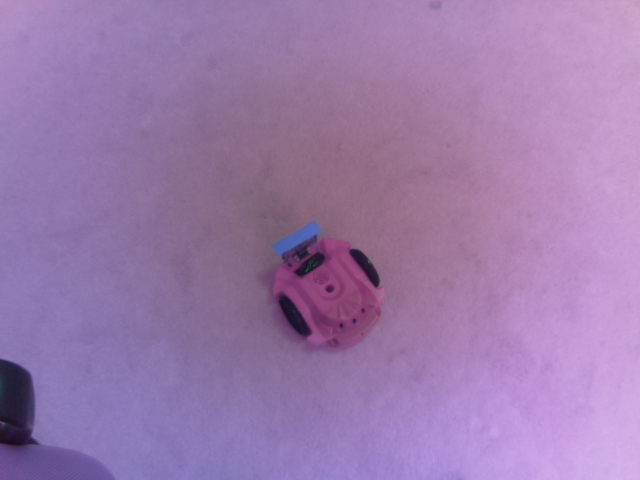
#> input picture imagesBoard/12_02_2018_12_07_09.jpg, 640 x 480 px, found by its file name; its folder holds only this picture in this run
$ python brightness.py
#> lines starting #> are read from the running program, lines starting #| are printed output that depends on the picture; after the words box and inside, x2 and y2 are one past the last pixel; in counts of white or black regions, pixels touching at a corner belong together
#> further down, img is the input picture: shape (480, 640, 3); mean B, G, R 171.6, 123.2, 155.6
import os

import cv2


def increase_brightness(img, value=30):
    """
    Algorithmically increase the brightness of cv2 images.
    """
#> called with value = 50
    hsv = cv2.cvtColor(img, cv2.COLOR_BGR2HSV)
#> hsv: shape (480, 640, 3); mean H, S, V 141.4, 74.2, 173
    h, s, v = cv2.split(hsv)
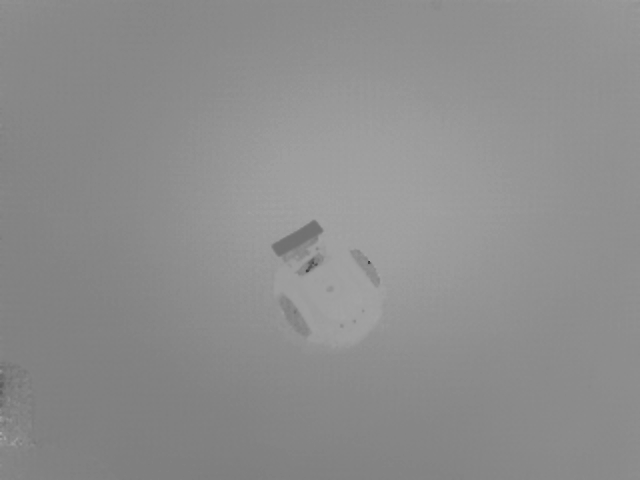
#> h: shape (480, 640); min 55, max 171, mean 141.4
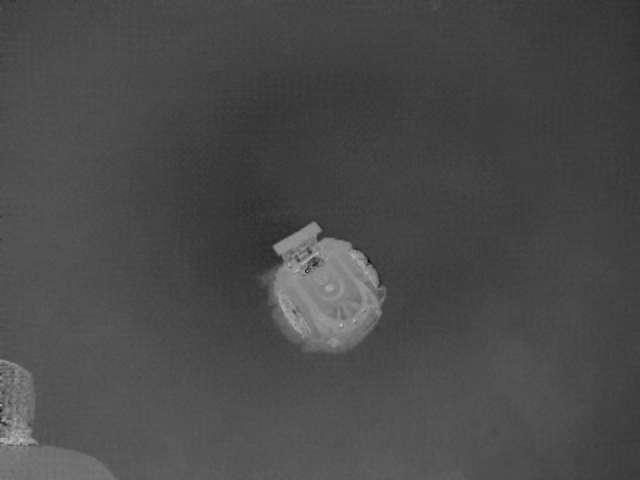
#> s: shape (480, 640); min 10, max 191, mean 74.2
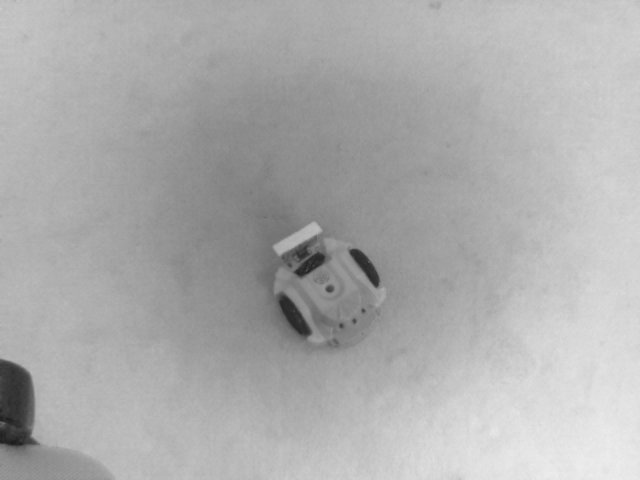
#> v: shape (480, 640); min 27, max 238, mean 173

    lim = 255 - value
    v[v > lim] = 255
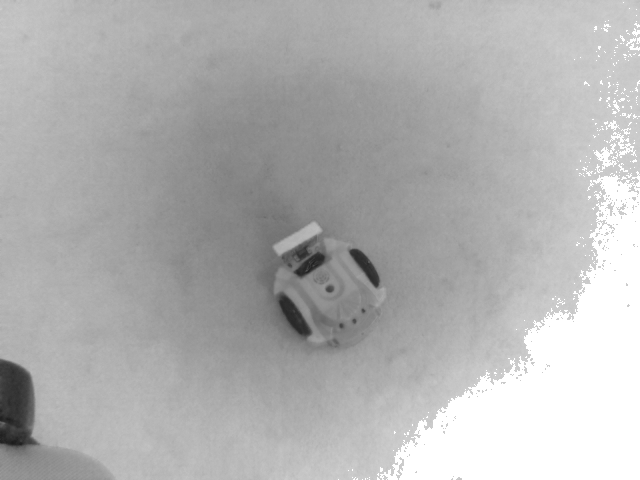
#> v: shape (480, 640); 11.85% of pixels changed, all inside (x1, y1, x2, y2) = (338, 2, 640, 480)
    v[v <= lim] += value
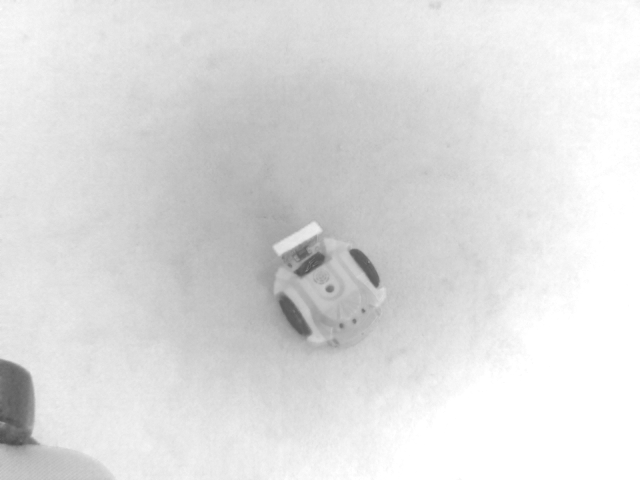
#> v: shape (480, 640); min 77, max 255, mean 221.5

    final_hsv = cv2.merge((h, s, v))
#> final_hsv: shape (480, 640, 3); mean H, S, V 141.4, 74.2, 221.5
    img = cv2.cvtColor(final_hsv, cv2.COLOR_HSV2BGR)
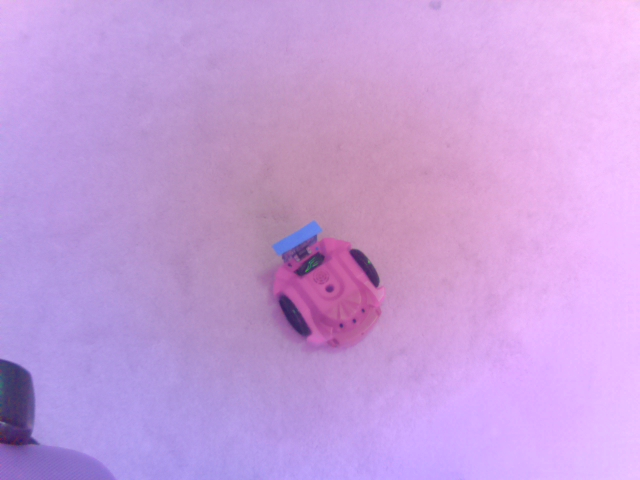
#> img: shape (480, 640, 3); mean B, G, R 219.5, 157.1, 198.9
    return img


def get_files_by_extension(path, extension):
    xml_list = []
    for filename in os.listdir(path):
        if filename.endswith(extension):
            xml_list.append(os.path.join(path, filename))

    return xml_list


files = get_files_by_extension("imagesBoard/", ".jpg")

for i in files:
    img = cv2.imread(i)
    img = increase_brightness(img, 50)
    cv2.imwrite("new/" + i[12:], img)
    print("new_path: {}".format("new/" + i[12:]))
